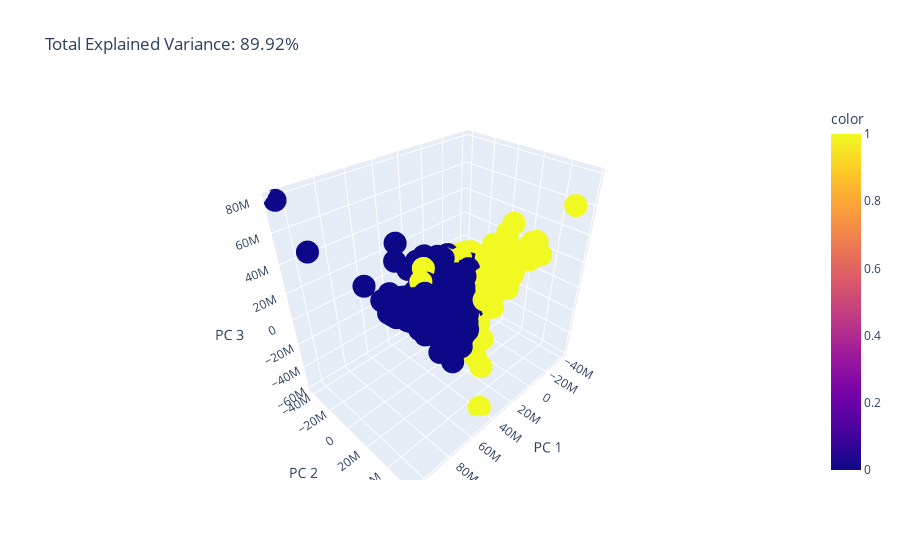

Notebook cell for this chart:
### Code cell
pca_visual()

### Figure 1 — Plotly figure (JSON) as saved in the notebook; plotly's stock layout.template omitted (floating-point values rounded to 4 significant figures; data arrays with more than 128 entries replaced by an {"elided": "..."} marker saying what was removed)
{"data": [{"hovertemplate": "PC 1=%{x}<br>PC 2=%{y}<br>PC 3=%{z}<br>color=%{marker.color}<extra></extra>", "legendgroup": "", "marker": {"color": {"elided": "3028 int values"}, "coloraxis": "coloraxis", "symbol": "circle"}, "mode": "markers", "name": "", "scene": "scene", "showlegend": false, "type": "scatter3d", "x": {"elided": "3028 float values"}, "y": {"elided": "3028 float values"}, "z": {"elided": "3028 float values"}}], "layout": {"coloraxis": {"colorbar": {"title": {"text": "color"}}, "colorscale": [[0, "#0d0887"], [0.1111, "#46039f"], [0.2222, "#7201a8"], [0.3333, "#9c179e"], [0.4444, "#bd3786"], [0.5556, "#d8576b"], [0.6667, "#ed7953"], [0.7778, "#fb9f3a"], [0.8889, "#fdca26"], [1, "#f0f921"]]}, "legend": {"tracegroupgap": 0}, "scene": {"domain": {"x": [0, 1], "y": [0, 1]}, "xaxis": {"title": {"text": "PC 1"}}, "yaxis": {"title": {"text": "PC 2"}}, "zaxis": {"title": {"text": "PC 3"}}}, "title": {"text": "Total Explained Variance: 89.92%"}}}
